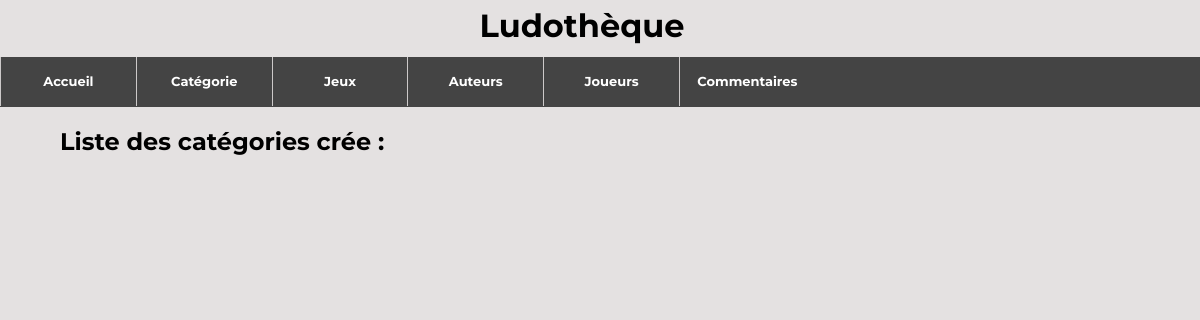
/ludo/affichagecategorie/, run on an earlier commit of the app's database.
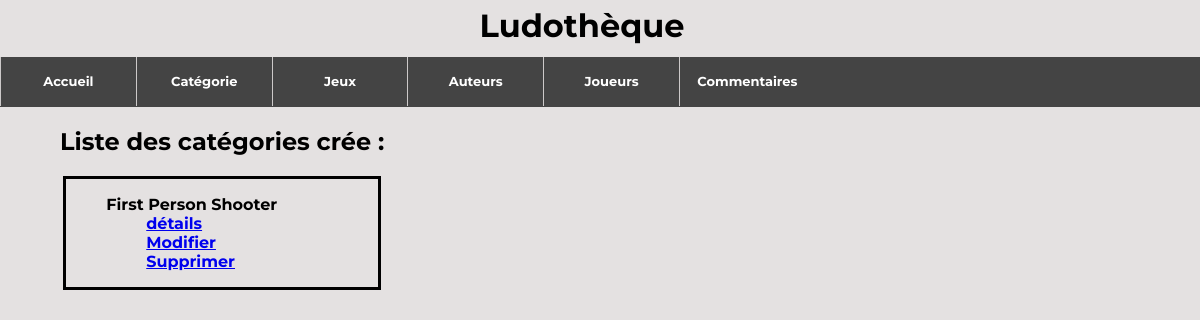
And on a later commit of the database.
### ludo/models.py (models this page shows, shortened)
class Categorie(models.Model):
    nom_cat = models.CharField(max_length=100)
    descriptif_cat = models.TextField(null=True, blank=True)
    def __str__(self):
        chaine = f"{self.nom_cat}"
        return chaine

### ludo/views.py (the view)
# urls.py: path('affichagecategorie/', views.affichagecategorie),
def affichagecategorie(request):
    liste = list(models.Categorie.objects.all())
    return render(request, 'ludo/affichagecategorie.html',{"liste" : liste})

### ludo/templates/ludo/affichagecategorie.html (shortened to what this page needs)
<!DOCTYPE html>
<html lang="en">
<head>
    {% extends 'main.html' %}
    {% load static %}
    {% block content %}
</head>
<body>
    <div class="margin">
        <h2> Liste des catégories crée :</h2>
        {% for c in liste %}
        <div class="li_Border">
            <ul>
                {{c}}
                <ul><a href="/ludo/affichecategorie/{{c.id}}/">détails</a></ul>
                <ul><a class="updatecategorie" href="/ludo/updatecategorie/{{c.id}}/">Modifier</a></ul>
                <ul><a class="del" href="/ludo/deletecategorie/{{c.id}}/">Supprimer</a></ul>
            </ul>
        </div>
        {% endfor %}
    </div>
</body>
</html>
{% endblock %}

What changed in the data, as far as the page shows it:
added Categorie: nom_cat "First Person Shooter"
